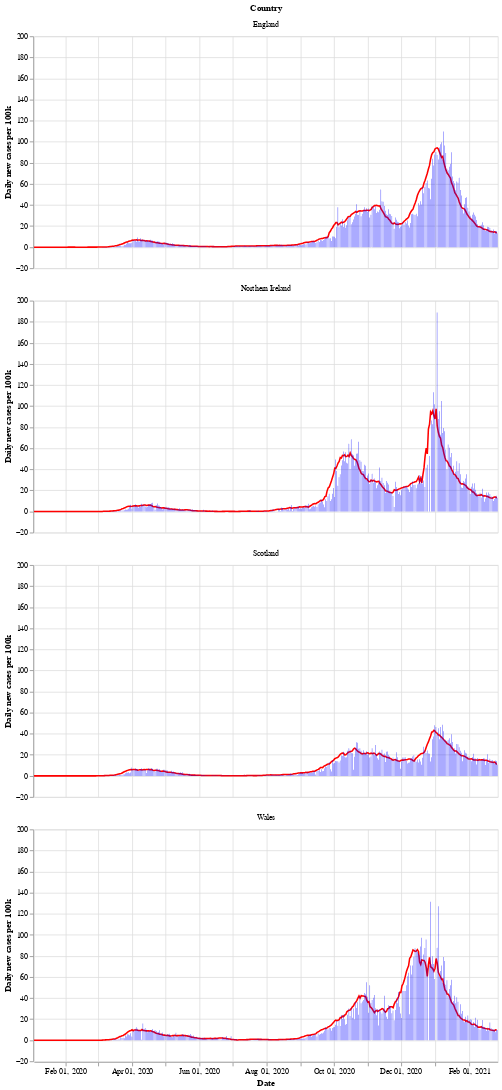

The notebook cell this image was saved under:
### Markdown cell above
Next is a bar chart of the number of new cases in each country (per 100k population), with the 7 day moving average of cases. Again we see that Wales saw a longer period of raising and falling cases compared to the other countries.

After a period of cases falling, each nation is now seeing a rise in the number of cases - especially in Wales.

### Code cell
# collapse
bars = alt.Chart(uk_cases).mark_bar().encode(
    x=alt.X("yearmonthdate(date):T", axis=alt.Axis(title='Date')),
    y=alt.Y("newCasesRate:Q", axis=alt.Axis(title='Daily new cases per 100k')),
    tooltip='newCasesRate',
    color=alt.condition(
        alt.datum.dailyChange > 0,
        alt.value("orange"),  # The positive color
        alt.value("blue")  # The negative color
    )
).properties(title='New cases per 100k population with rolling 7 day average', width=600).interactive()
line = alt.Chart(uk_cases).mark_line(
    color='red',
    size=2,
).transform_window(
    rolling_mean='mean(newCasesRate)',
    frame=[0, 7],
    groupby=['areaName']
).encode(
    x='yearmonthdate(date):T',
    y='rolling_mean:Q'
)
alt.layer(line, bars, data=uk_cases).facet(alt.Row('areaName', title='Country'), columns=1)

### Figure 1 — Vega-Lite specification as saved in the notebook (floating-point values rounded to 4 significant figures; data arrays with more than 128 entries replaced by an {"elided": "..."} marker saying what was removed)
{"config": {"view": {"continuousWidth": 400, "continuousHeight": 300}}, "data": {"name": "data-49832cc0492959690d393d4358f323a9"}, "facet": {"type": "nominal", "field": "areaName", "title": "Country"}, "spec": {"layer": [{"mark": {"type": "line", "color": "red", "size": 2}, "encoding": {"x": {"type": "temporal", "field": "date", "timeUnit": "yearmonthdate"}, "y": {"type": "quantitative", "field": "rolling_mean"}}, "transform": [{"window": [{"op": "mean", "field": "newCasesRate", "as": "rolling_mean"}], "frame": [0, 7], "groupby": ["areaName"]}]}, {"mark": "bar", "encoding": {"color": {"condition": {"value": "orange", "test": "(datum.dailyChange > 0)"}, "value": "blue"}, "tooltip": {"type": "quantitative", "field": "newCasesRate"}, "x": {"type": "temporal", "axis": {"title": "Date"}, "field": "date", "timeUnit": "yearmonthdate"}, "y": {"type": "quantitative", "axis": {"title": "Daily new cases per 100k"}, "field": "newCasesRate"}}, "selection": {"selector002": {"type": "interval", "bind": "scales", "encodings": ["x", "y"]}}, "title": "New cases per 100k population with rolling 7 day average", "width": 600}]}, "columns": 1, "$schema": "https://vega.github.io/schema/vega-lite/v4.8.1.json", "datasets": {"data-49832cc0492959690d393d4358f323a9": {"elided": "1684 records"}}}
